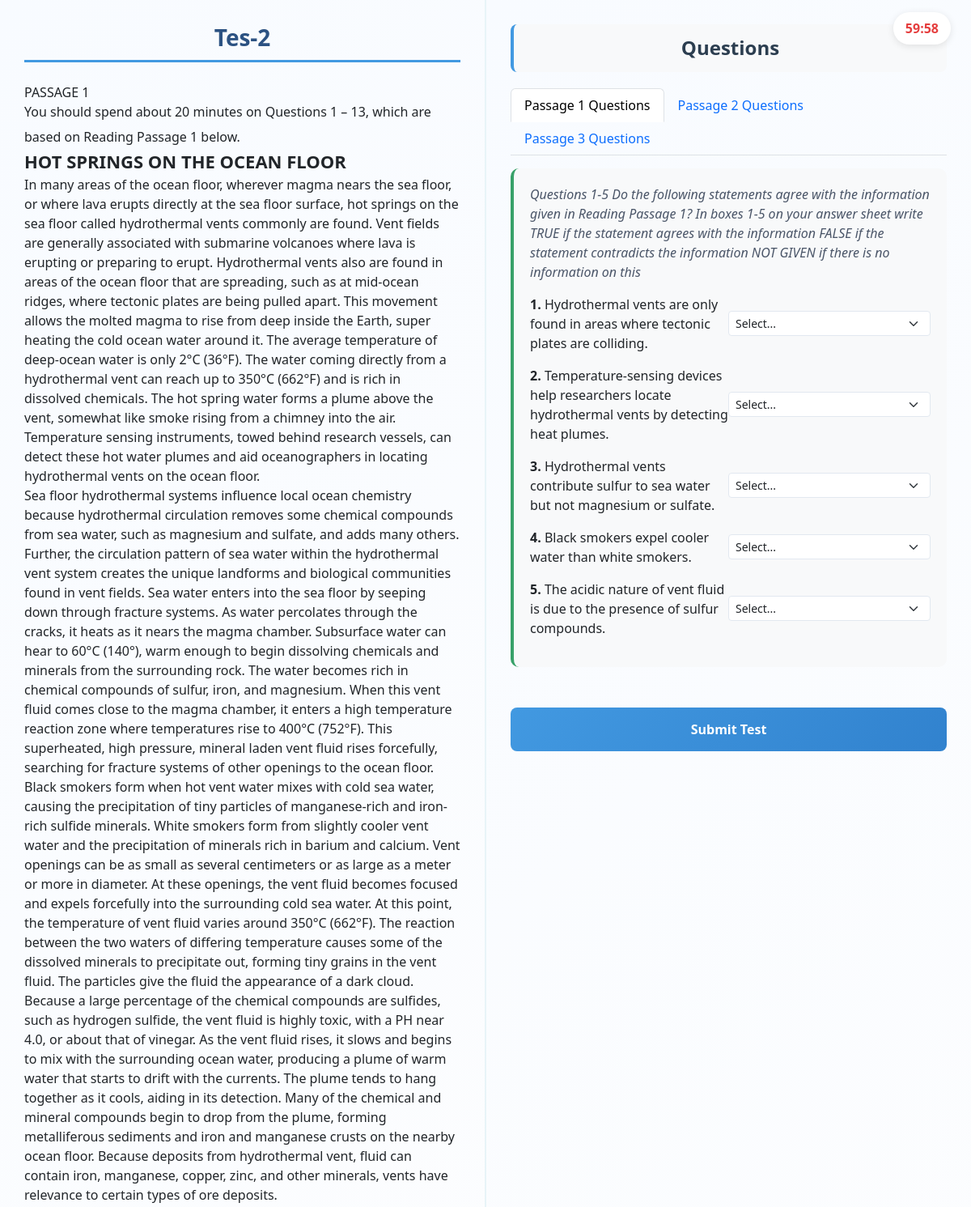
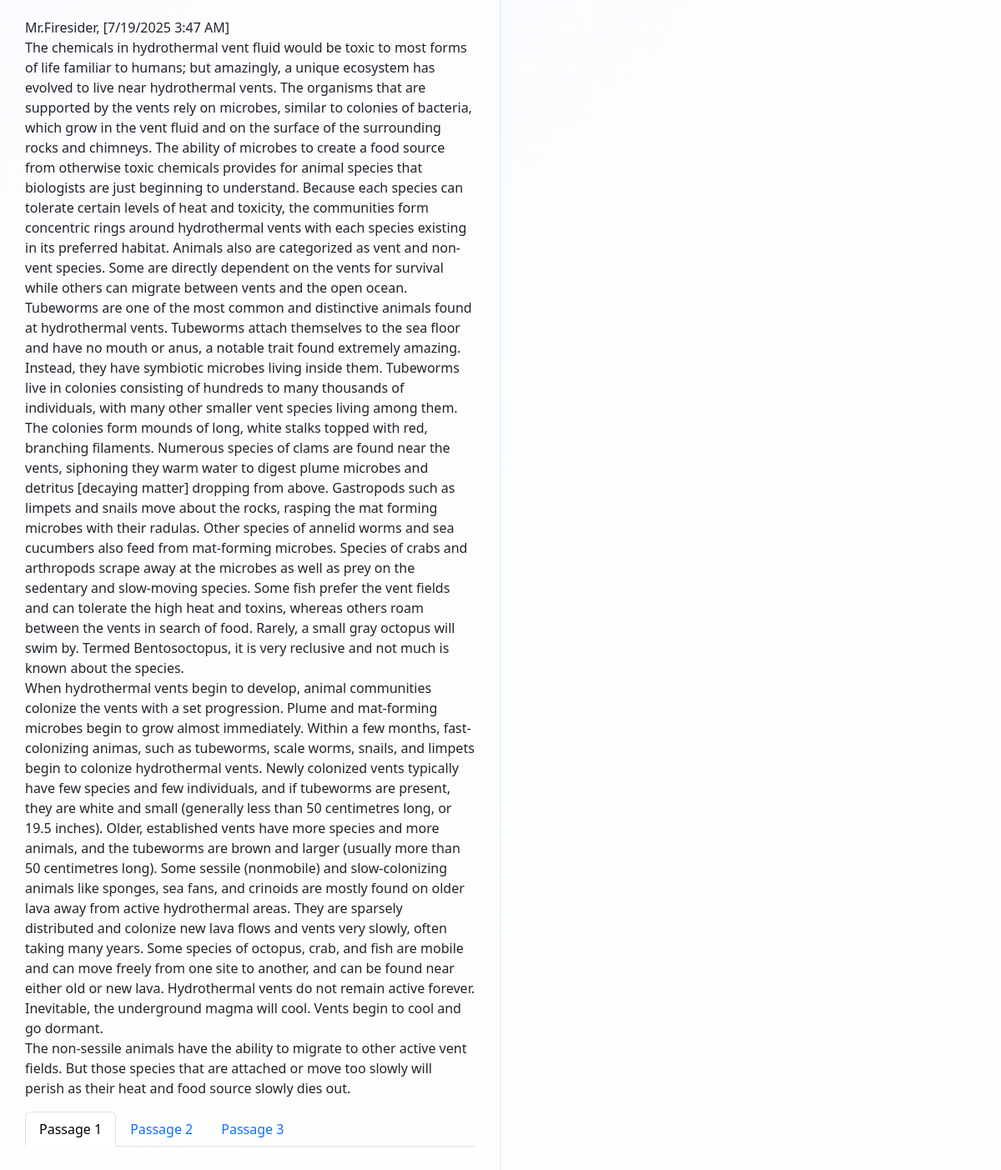
Screenshot of /reading/2/ with the database file from the repository (2 pictures, top to bottom).
### reading/models.py (models this page shows, shortened)
class ReadingTest(models.Model):
    title = models.CharField(max_length=200)
    passage_1 = models.TextField()
    passage_2 = models.TextField()
    passage_3 = models.TextField()
    created_at = models.DateTimeField(auto_now=True)

class QuestionBlock(models.Model):
    QUESTION_TYPES = [
        ('short_answer', 'Short Answer / Completion'),
        ('multiple_choice', 'Multiple Choice'),
        ('true_false_not_given', 'True/False/Not Given'),
        ('matching', 'Matching (e.g., Headings)'),
    ]
    test = models.ForeignKey(ReadingTest, on_delete=models.CASCADE, related_name='question_blocks')
    passage_number = models.IntegerField(choices=[(1, 'Passage 1'), (2, 'Passage 2'), (3, 'Passage 3')], default=1)
    instructions = models.TextField(help_text="Instructions for this group of questions.")
    question_type = models.CharField(max_length=50, choices=QUESTION_TYPES)
    options_list = models.TextField(blank=True, help_text="For Matching questions, provide the list of options here, separated by semicolons (;).")
    prose_content = models.TextField(blank=True, help_text="For note completion, use {{num}} for blanks. e.g., 'Area: {{1}} hectares'")

class Question(models.Model):
    block = models.ForeignKey(QuestionBlock, on_delete=models.CASCADE, related_name='questions')
    question_number = models.PositiveIntegerField()
    question_text = models.CharField(max_length=500, blank=True, help_text="The question itself, or the item to be matched (e.g., 'Paragraph A').")
    choices = models.TextField(blank=True, help_text="For Multiple Choice questions only, separate choices with a semicolon (;).")
    correct_answer = models.CharField(max_length=200)
    class Meta:
        ordering = ['question_number']

### reading/views.py (the view, shortened to what this page needs)
# urls.py: path('<int:test_id>/', views.reading_test_detail, name='reading_test_detail'),
def reading_test_detail(request, test_id):
    test = get_object_or_404(ReadingTest, pk=test_id)
    passage_1_blocks, passage_2_blocks, passage_3_blocks = [], [], []
    blocks = test.question_blocks.prefetch_related('questions').order_by('passage_number')
    for block in blocks:
        block_data = {
            'instructions': block.instructions,
            'question_type': block.question_type,
            'options_list': [opt.strip() for opt in block.options_list.split(';')] if block.options_list else [],
            'questions': [],
            'prose_with_inputs': '',
        }
        block_questions = []
        for question in block.questions.all():
            question_data = {
                'id': question.id,
                'question_number': question.question_number,
                'question_text': question.question_text,
                'choices': [choice.strip() for choice in question.choices.split(';')] if question.choices else [],
            }
            block_questions.append(question_data)
        block_data['questions'] = block_questions
        if block.passage_number == 1:
            passage_1_blocks.append(block_data)
        elif block.passage_number == 2:
            passage_2_blocks.append(block_data)
        elif block.passage_number == 3:
            passage_3_blocks.append(block_data)
    context = {
        'test': test,
        'passage_1_blocks': passage_1_blocks,
        'passage_2_blocks': passage_2_blocks,
        'passage_3_blocks': passage_3_blocks,
    }
    return render(request, 'reading/reading_test_detail.html', context)

### reading/templatetags/reading_extras.py (called while the page is built)
@register.filter(name='format_text')
def format_text(value):
    value = re.sub(r'([\w\s]+)\(bold/all/bigger-(\d+)px\)', r'<strong style="font-size: \2px;">\1</strong>', value)
    value = re.sub(r'([\w\s]+)\((https?://[^\)]+)\)', r'<a href="\2" target="_blank">\1</a>', value)
    value = re.sub(r'([\w\s]+)\(bold/all\)', r'<strong>\1</strong>', value)
    value = re.sub(r'(\w+)\(bold\)', r'<strong>\1</strong>', value)
    return mark_safe(value)

### templates/reading/reading_test_detail.html (shortened to what this page needs)
{% load reading_extras %}
<!DOCTYPE html>
<html lang="en">
<head>
    <link href="https://cdn.jsdelivr.net/npm/bootstrap@5.3.3/dist/css/bootstrap.min.css" rel="stylesheet">
</head>
<body>
    <div id="timer" class="timer">$60:00$</div>
    <form id="ielts-test-form" method="POST" action="{% url 'submit_reading_test' test.id %}">
        <div class="test-container">
            <div class="passage-section">
                <h1 class="passage-title">{{ test.title }}</h1>
                <div class="tab-content passage-content-area">
                    <div class="tab-pane fade show active" id="p1" role="tabpanel">{{ test.passage_1|format_text|linebreaksbr }}</div>
                </div>
                <ul class="nav nav-tabs mt-auto" id="passageTabs" role="tablist">
                    <li class="nav-item" role="presentation"><button class="nav-link active" data-bs-toggle="tab" data-bs-target="#p1" type="button">Passage 1</button></li>
                    <li class="nav-item" role="presentation"><button class="nav-link" data-bs-toggle="tab" data-bs-target="#p2" type="button">Passage 2</button></li>
                    <li class="nav-item" role="presentation"><button class="nav-link" data-bs-toggle="tab" data-bs-target="#p3" type="button">Passage 3</button></li>
                </ul>
            </div>
            <div class="questions-section">
                <h2 class="questions-title">Questions</h2>
                <ul class="nav nav-tabs mb-3" id="questionTabs" role="tablist">
                    <li class="nav-item" role="presentation"><button class="nav-link active" data-bs-toggle="tab" data-bs-target="#q1" type="button">Passage 1 Questions</button></li>
                    <li class="nav-item" role="presentation"><button class="nav-link" data-bs-toggle="tab" data-bs-target="#q2" type="button">Passage 2 Questions</button></li>
                    <li class="nav-item" role="presentation"><button class="nav-link" data-bs-toggle="tab" data-bs-target="#q3" type="button">Passage 3 Questions</button></li>
                </ul>
                <div class="tab-content">
                    <div class="tab-pane fade show active" id="q1" role="tabpanel">
                        {% for block in passage_1_blocks %}{% include 'reading/question_block.html' %}{% endfor %}
                    </div>
                </div>
                <button type="submit" class="submit-btn">Submit Test</button>
            </div>
        </div>
    </form>
</body>
</html>

### templates/reading/question_block.html (shortened to what this page needs)
<div class="question-block">
    <p class="question-instructions">{{ block.instructions }}</p>
    {% if block.question_type == 'matching' %}
        {% if block.options_list %}<div class="card my-3 bg-light"><div class="card-header fw-bold">List of Options</div><div class="card-body">{% for option in block.options_list %}<p class="mb-1">{{ option }}</p>{% endfor %}</div></div>{% endif %}
        <table class="table table-borderless align-middle">
            <tbody>
                {% for question in block.questions %}<tr><td style="width: 50%;"><strong>{{ question.question_number }}.</strong> {{ question.question_text }}</td><td><select name="question_{{ question.id }}" class="form-select form-select-sm"><option selected disabled>Select...</option>{% for option in block.options_list %}<option value="{{option}}">{{option}}</option>{% endfor %}</select></td></tr>{% endfor %}
            </tbody>
        </table>
    {% elif block.prose_with_inputs %}
        <div class="p-3 border rounded">{{ block.prose_with_inputs|safe }}</div>
    {% else %}
        {% for question in block.questions %}
            <div class="d-flex my-3 align-items-center">
                <div class="flex-grow-1"><strong>{{ question.question_number }}.</strong> {{ question.question_text }}</div>
                <div style="min-width: 250px;">
                    {% if block.question_type == 'multiple_choice' %}
                        {% for choice in question.choices %}<div class="form-check"><input class="form-check-input" type="radio" name="question_{{ question.id }}" value="{{choice}}"><label class="form-check-label">{{choice}}</label></div>{% endfor %}
                    {% elif block.question_type == 'true_false_not_given' %}
                        <select name="question_{{ question.id }}" class="form-select form-select-sm"><option selected disabled>Select...</option></select>
                    {% else %}
                        <input type="text" name="question_{{ question.id }}" class="form-control form-control-sm">
                    {% endif %}
                </div>
            </div>
        {% endfor %}
    {% endif %}
</div>

### templates/reading/reading_test_detail.html (style rules this page uses)
:root { --bg-color: #f5f7fa; --container-bg: white; --text-color: #2c3e50; --title-color: #2c5282; --border-color: #e8f4f8; --button-bg: linear-gradient(135deg, #4299e1 0%, #3182ce 100%); --button-hover-bg: linear-gradient(135deg, #3182ce 0%, #2b6cb0 100%); --section-bg: linear-gradient(135deg, #f8fbff 0%, #fefefe 100%); --question-bg: #f8f9fa; --input-border: #e2e8f0; --input-focus-border: #4299e1; --instructions-text: #4a5568; }
body { background-color: var(--bg-color); overflow: hidden; }
.test-container { display: flex; height: 100vh; max-width: 100%; margin: 0; background: var(--container-bg); }
.passage-section, .questions-section { flex: 1; padding: 30px; overflow-y: auto; background: var(--section-bg); display: flex; flex-direction: column; }
.passage-section { border-right: 2px solid var(--border-color); }
.passage-content-area { flex-grow: 1; overflow-y: auto; margin-bottom: 1rem; }
.passage-title { color: var(--title-color); font-size: 28px; font-weight: 700; margin-bottom: 25px; text-align: center; border-bottom: 3px solid var(--input-focus-border); padding-bottom: 10px; }
.questions-title { color: var(--text-color); font-size: 24px; font-weight: 700; margin-bottom: 20px; text-align: center; background: var(--question-bg); padding: 15px; border-radius: 8px; border-left: 4px solid var(--input-focus-border); }
.question-block { margin-bottom: 30px; background: var(--question-bg); padding: 20px; border-radius: 10px; border-left: 4px solid #38a169; }
.question-instructions { margin-bottom: 15px; font-style: italic; color: var(--instructions-text); }
.submit-btn { width: 100%; padding: 15px; background: var(--button-bg); color: white; border: none; border-radius: 8px; font-size: 16px; font-weight: 600; cursor: pointer; transition: all 0.3s; margin-top: 20px; }
.form-control, .form-select { border-color: var(--input-border); }
.timer { position: fixed; top: 15px; right: 25px; background: white; padding: 8px 15px; border-radius: 20px; font-size: 16px; font-weight: 700; color: #e53e3e; box-shadow: 0 2px 10px rgba(0,0,0,0.1); z-index: 1000; transition: color 0.3s, background-color 0.3s, box-shadow 0.3s; }

### rows the page displays
ReadingTest: title "Tes-2", passage_1 "PASSAGE 1 You should spend about 20 minutes on Questions 1 – 13, which are based on Reading Passage 1 below. HOT SPRINGS ON THE OCEAN FLOOR In many areas of the ocean floor, wherever magma nears the sea floor, or where lava erupts directly at the sea floor surface, hot springs on the sea floor called hydrothermal vents commonly are found. Vent fields are generally associated with submarine volcanoes where lava is erupting or preparing to erupt. Hydrothermal vents also are found in areas of the ocean floor that are spreading, such as at mid-ocean ridges, where tectonic plates are being pulled apart. This movement allows the molted magma to rise from deep inside the Earth, super heating the…"
QuestionBlock: instructions "Questions 1-5 Do the following statements agree with the information given in Reading Passage 1? In boxes 1-5 on your answer sheet write TRUE if the statement agrees with the information FALSE if the statement contradicts the information NOT GIVEN if there is no information on this"
Question: question_text "Hydrothermal vents are only found in areas where tectonic plates are colliding."
Question: question_text "Temperature-sensing devices help researchers locate hydrothermal vents by detecting heat plumes."
Question: question_text "Hydrothermal vents contribute sulfur to sea water but not magnesium or sulfate."
Question: question_text "Black smokers expel cooler water than white smokers."
Question: question_text "The acidic nature of vent fluid is due to the presence of sulfur compounds."

### other values shown
{{ question.question_number }} "1" "2" "3" "4" "5"
